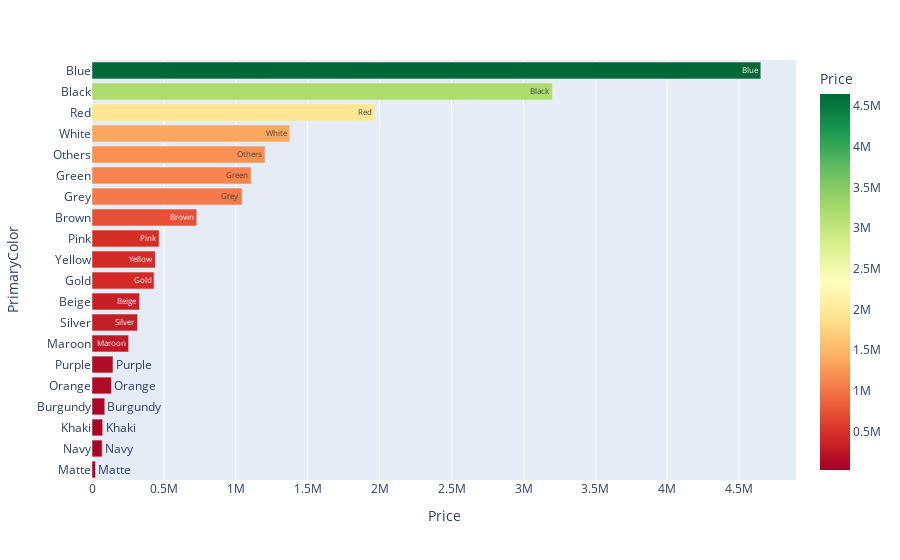

Source (notebook cell):
### Code cell
gen =  data.groupby(by ='PrimaryColor')['Price'].sum().reset_index()
px.bar(gen.sort_values(by = 'Price',ascending=False)[:20][::-1], y = 'PrimaryColor' ,x = 'Price',orientation='h' ,color='Price',text = 'PrimaryColor',color_continuous_scale = 'RdYlGn')

### Figure 1 — Plotly figure (JSON) as saved in the notebook; plotly's stock layout.template omitted (floating-point values rounded to 4 significant figures)
{"data": [{"alignmentgroup": "True", "hovertemplate": "Price=%{marker.color}<br>PrimaryColor=%{text}<extra></extra>", "legendgroup": "", "marker": {"color": [24460, 70437, 74245, 88930, 135198, 146050, 254849, 317141, 330873, 431650, 440803, 466839, 728430, 1043319, 1105790, 1202980, 1375025, 1964379, 3200440, 4649698], "coloraxis": "coloraxis", "pattern": {"shape": ""}}, "name": "", "offsetgroup": "", "orientation": "h", "showlegend": false, "text": ["Matte", "Navy", "Khaki", "Burgundy", "Orange", "Purple", "Maroon", "Silver", "Beige", "Gold", "Yellow", "Pink", "Brown", "Grey", "Green", "Others", "White", "Red", "Black", "Blue"], "textposition": "auto", "type": "bar", "x": [24460, 70437, 74245, 88930, 135198, 146050, 254849, 317141, 330873, 431650, 440803, 466839, 728430, 1043319, 1105790, 1202980, 1375025, 1964379, 3200440, 4649698], "xaxis": "x", "y": ["Matte", "Navy", "Khaki", "Burgundy", "Orange", "Purple", "Maroon", "Silver", "Beige", "Gold", "Yellow", "Pink", "Brown", "Grey", "Green", "Others", "White", "Red", "Black", "Blue"], "yaxis": "y"}], "layout": {"barmode": "relative", "coloraxis": {"colorbar": {"title": {"text": "Price"}}, "colorscale": [[0, "rgb(165,0,38)"], [0.1, "rgb(215,48,39)"], [0.2, "rgb(244,109,67)"], [0.3, "rgb(253,174,97)"], [0.4, "rgb(254,224,139)"], [0.5, "rgb(255,255,191)"], [0.6, "rgb(217,239,139)"], [0.7, "rgb(166,217,106)"], [0.8, "rgb(102,189,99)"], [0.9, "rgb(26,152,80)"], [1, "rgb(0,104,55)"]]}, "legend": {"tracegroupgap": 0}, "margin": {"t": 60}, "xaxis": {"anchor": "y", "domain": [0, 1], "title": {"text": "Price"}}, "yaxis": {"anchor": "x", "domain": [0, 1], "title": {"text": "PrimaryColor"}}}}
